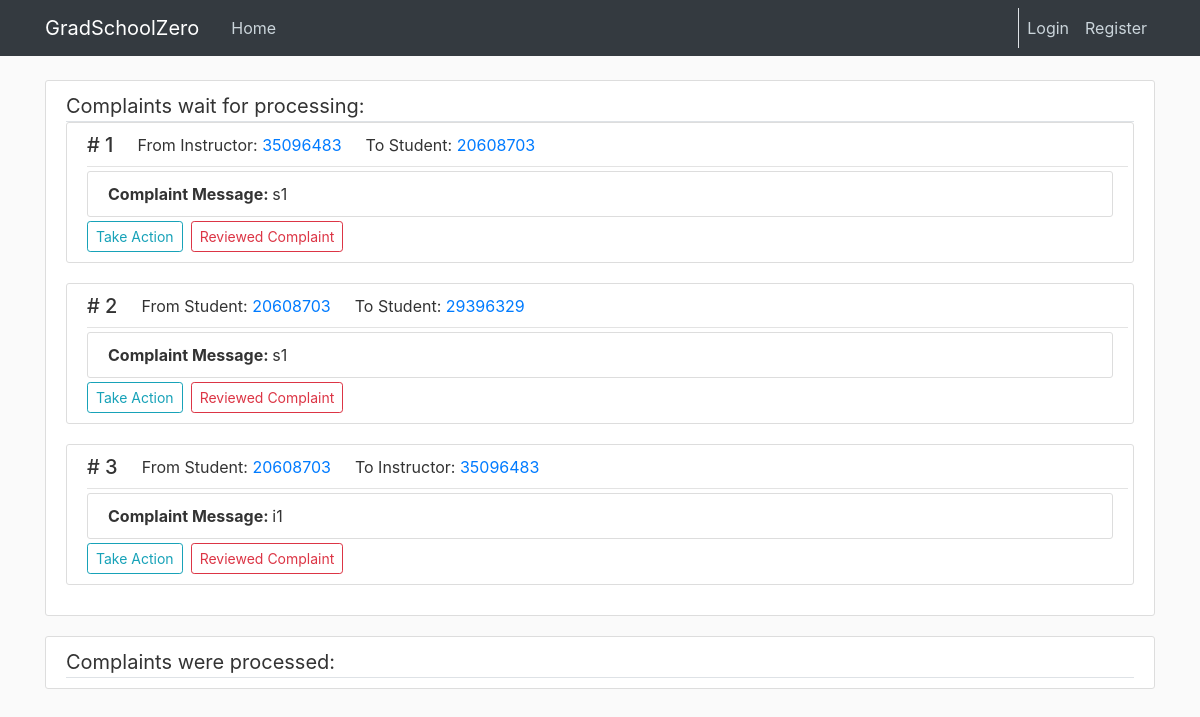
The app's page /complaint/list with its own data.
### cunyzero/models.py (models this page shows, shortened)
class Complaint(db.Model):
    id = db.Column(db.Integer, primary_key=True)
    complainerId = db.Column(db.Integer,db.ForeignKey('user.ownerId'), nullable=False)
    targetId = db.Column(db.Integer, db.ForeignKey('user.ownerId'))
    message = db.Column(db.Text, nullable=False, default='')
    processed = db.Column(db.Boolean, nullable=False, default=False) #check the complaint is processed by admin or not
    def getComplainer(self):
        user = User.query.filter(User.ownerId==self.complainerId).first()
        return user
    def getTarget(self):
        user = User.query.filter(User.ownerId==self.targetId).first()
        return user

class User(db.Model, UserMixin):
    id = db.Column(db.Integer, primary_key=True)
    username = db.Column(db.String(20), unique=True, nullable=False)
    image_file = db.Column(db.String(20), nullable=False, default='default.jpg')
    password = db.Column(db.String(60), nullable=False)
    role = db.Column(db.String(30), nullable=False, default='Visitor')
    ownerId = db.Column(db.Integer, db.ForeignKey('visitor.ownerId'), db.ForeignKey('admin.ownerId'), db.ForeignKey('student.ownerId'), db.ForeignKey('instructor.ownerId'))

### cunyzero/routes.py (the view, shortened to what this page needs)
@login_required
@app.route('/complaint/list', methods=['GET', 'POST'])
def complaint_manage():
    unprocessed_comp = Complaint.query.filter_by(processed=False)
    processed_comp = Complaint.query.filter_by(processed=True)
    complaint_id = request.form.get("Complaint")
    return render_template("complaint-manage.html", title="Complaint Management", unprocessed_comp=unprocessed_comp,
                           processed_comp=processed_comp)

### cunyzero/templates/complaint-manage.html (shortened to what this page needs)
{% extends "layout.html"%}
{% block content %}
    <div class="content-section">
        <div class="lead border-bottom">
            <strong>Complaints wait for processing:</strong>
        </div>
        {% for complaint in unprocessed_comp %}
            <article class="media content-section">
                <div class="media-body">
                    <div class="article-metadata row ml-0 center-block" display="block">
                        <div class="h5 mr-4">
                            # {{ complaint.id }}
                        </div>
                        <div class="mr-4">
                            From {{ complaint.getComplainer().role }}:
                            <a href="{{ url_for('individual_review',
                            role=complaint.getComplainer().role, owner_id=complaint.getComplainer().ownerId)}}"> {{ complaint.complainerId }} </a>
                        </div>
                        <div class="mr-4">
                            To {{ complaint.getTarget().role }}:
                            <a href="{{ url_for('individual_review',
                            role=complaint.getTarget().role, owner_id=complaint.getTarget().ownerId)}}"> {{ complaint.targetId }} </a>
                        </div>
                    </div>
                    <div class="content-section mb-1">
                        <strong>Complaint Message: </strong>
                        {{ complaint.message }}
                    </div>
                    <div class="row ml-0">
                        <div class="mr-2">
                            <a class="btn btn-outline-info btn-sm " href="{{ url_for('individual_review',
                            role=complaint.getTarget().role, owner_id=complaint.getTarget().ownerId)}}"> Take Action </a>
                        </div>
                        <form method="post">
                            <button class="btn btn-outline-danger btn-sm" name="Complaint" value="{{ complaint.id }}">
                                Reviewed Complaint
                            </button>
                        </form>
                    </div>
                </div>
            </article>
        {% endfor %}
    </div>
    <div class="content-section">
        <div class="lead border-bottom">
            <strong>Complaints were processed:</strong>
        </div>
    </div>
{% endblock content %}

### cunyzero/static/main.css (style rules this page uses)
body { background: #fafafa; color: #333333; margin-top: 5rem; }
.content-section { background: #ffffff; padding: 10px 20px; border: 1px solid #dddddd; border-radius: 3px; margin-bottom: 20px; }
.article-metadata { padding-bottom: 1px; margin-bottom: 4px; border-bottom: 1px solid #e3e3e3 }

### records on screen
Complaint: id "1", getComplainer "Instructor", complainerId "35096483", getTarget "Student", targetId "20608703", message "s1"
Complaint: id "2", getComplainer "Student", complainerId "20608703", getTarget "Student", targetId "29396329", message "s1"
Complaint: id "3", getComplainer "Student", complainerId "20608703", getTarget "Instructor", targetId "35096483", message "i1"
